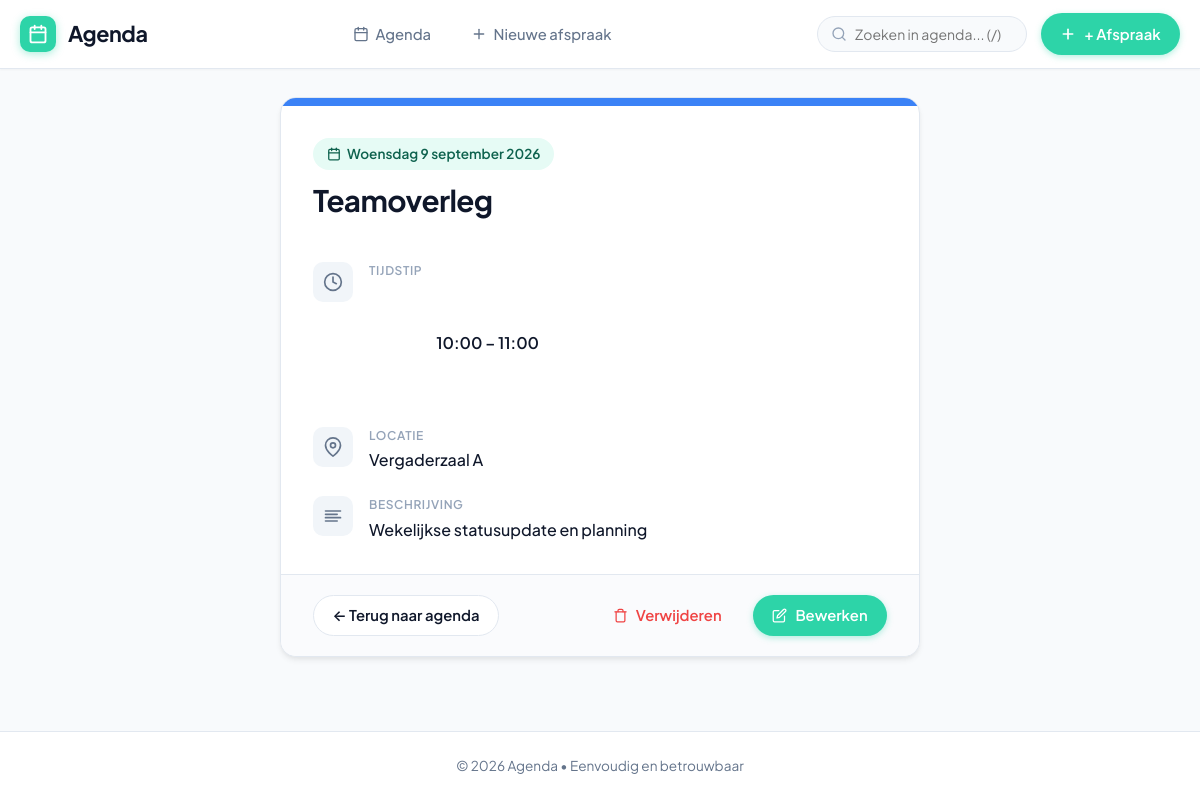
Screenshot of /event/4 with the database file from the repository.
### tables this page shows
CREATE TABLE events (
    id INTEGER PRIMARY KEY AUTOINCREMENT,
    title TEXT NOT NULL,
    description TEXT,
    event_date TEXT NOT NULL,
    start_time TEXT NOT NULL,
    end_time TEXT,
    location TEXT,
    color TEXT DEFAULT '#2DD4A8',
    created_at TEXT NOT NULL
, end_date TEXT);

### app.py (the view)
@app.route('/event/<int:event_id>')
def view_event(event_id):
    db = get_db()
    cursor = db.execute("SELECT * FROM events WHERE id = ?", (event_id,))
    event = cursor.fetchone()
    if not event:
        abort(404, description=f"Afspraak met ID {event_id} is niet gevonden.")
    if request.headers.get('X-Requested-With') == 'XMLHttpRequest' or request.args.get('format') == 'json':
        ev_dict = dict(event)
        ev_dict['formatted_date'] = event_date_full_range(ev_dict)
        return jsonify(ev_dict)
    return render_template('event.html', event=event)

### app.py (called while the page is built)
def get_db():
    if 'db' not in g:
        g.db = sqlite3.connect(DATABASE)
        g.db.row_factory = sqlite3.Row
        g.db.execute("PRAGMA foreign_keys = ON")
        g.db.execute("PRAGMA busy_timeout = 3000")
    return g.db

@app.before_request
def csrf_protect():
    if '_csrf_token' not in session:
        session['_csrf_token'] = secrets.token_hex(24)
    if request.method == 'POST':
        token = request.form.get('csrf_token') or request.headers.get('X-CSRFToken')
        if not token or token != session.get('_csrf_token'):
            abort(400, description="Ongeldig of ontbrekend CSRF-beveiligingstoken.")

@app.context_processor
def inject_globals():
    def csrf_token():
        if '_csrf_token' not in session:
            session['_csrf_token'] = secrets.token_hex(24)
        return session['_csrf_token']
    return {
        'csrf_token': csrf_token,
        'today_date': date.today(),
        'preset_colors': PRESET_COLORS,
        'dutch_days_short': DUTCH_DAYS_SHORT
    }

@app.template_filter('dutch_date')
def dutch_date_filter(val):
    if not val:
        return ""
    if isinstance(val, str):
        try:
            d = datetime.strptime(val, "%Y-%m-%d").date()
        except ValueError:
            return val
    elif isinstance(val, (datetime, date)):
        d = val if isinstance(val, date) else val.date()
    else:
        return str(val)
    weekday_name = DUTCH_DAYS[d.weekday()]
    month_name = DUTCH_MONTHS[d.month].lower()
    return f"{weekday_name} {d.day} {month_name} {d.year}"

@app.template_filter('event_date_full_range')
def event_date_full_range(ev):
    if not ev:
        return ""
    start_d = ev['event_date'] if isinstance(ev, (dict, sqlite3.Row)) else getattr(ev, 'event_date', '')
    end_d = ev['end_date'] if isinstance(ev, (dict, sqlite3.Row)) else getattr(ev, 'end_date', None)
    if not end_d or end_d == start_d:
        return dutch_date_filter(start_d)
    return f"{dutch_date_filter(start_d)} t/m {dutch_date_filter(end_d)}"

### templates/event.html (shortened to what this page needs)
{% extends "base.html" %}
{% block content %}
<div class="card detail-card">
    <div class="detail-badge-strip" style="background-color: {{ event.color or '#2DD4A8' }};"></div>
    <div class="detail-header">
        <div class="detail-meta-row">
            <span class="detail-date-badge">
                {{ event|event_date_full_range }}
            </span>
        </div>
        <h1 class="detail-title">{{ event.title }}</h1>
    </div>
    <div class="detail-body">
        <div class="detail-item">
            <div class="detail-icon-wrap">
                <svg width="20" height="20" viewBox="0 0 24 24" fill="none" stroke="currentColor" stroke-width="2" stroke-linecap="round" stroke-linejoin="round">
                    <circle cx="12" cy="12" r="10"></circle>
                    <polyline points="12 6 12 12 16 14"></polyline>
                </svg>
            </div>
            <div class="detail-item-content">
                <div class="detail-item-label">Tijdstip</div>
                <div class="detail-item-text" style="font-weight: 600;">
                    {% if event.start_time %}
                        {{ event.start_time }}{% if event.end_time %} &ndash; {{ event.end_time }}{% endif %}
                    {% else %}
                        Hele dag
                    {% endif %}
                </div>
            </div>
        </div>
        {% if event.location %}
            <div class="detail-item">
                <div class="detail-icon-wrap">
                    <svg width="20" height="20" viewBox="0 0 24 24" fill="none" stroke="currentColor" stroke-width="2" stroke-linecap="round" stroke-linejoin="round">
                        <path d="M21 10c0 7-9 13-9 13s-9-6-9-13a9 9 0 0 1 18 0z"></path>
                        <circle cx="12" cy="10" r="3"></circle>
                    </svg>
                </div>
                <div class="detail-item-content">
                    <div class="detail-item-label">Locatie</div>
                    <div class="detail-item-text">{{ event.location }}</div>
                </div>
            </div>
        {% endif %}
        {% if event.description %}
            <div class="detail-item">
                <div class="detail-icon-wrap">
                </div>
                <div class="detail-item-content">
                    <div class="detail-item-label">Beschrijving</div>
                    <div class="detail-item-text">{{ event.description }}</div>
                </div>
            </div>
        {% endif %}
    </div>
    <div class="detail-actions">
        <a href="{{ url_for('index') }}" class="btn btn-outline" id="btn-back">
            &larr; Terug naar agenda
        </a>
        <div style="display: flex; gap: 0.75rem; align-items: center;">
            <form action="{{ url_for('delete_event', event_id=event.id) }}" method="POST" class="delete-event-form" data-event-title="{{ event.title }}">
                <button type="submit" class="btn btn-ghost" style="color: var(--danger);" id="btn-delete">
                    <svg width="15" height="15" viewBox="0 0 24 24" fill="none" stroke="currentColor" stroke-width="2" stroke-linecap="round" stroke-linejoin="round">
                        <polyline points="3 6 5 6 21 6"></polyline>
                        <path d="M19 6v14a2 2 0 0 1-2 2H7a2 2 0 0 1-2-2V6m3 0V4a2 2 0 0 1 2-2h4a2 2 0 0 1 2 2v2"></path>
                    </svg>
                    Verwijderen
                </button>
            </form>
            <a href="{{ url_for('edit_event', event_id=event.id) }}" class="btn btn-primary" id="btn-edit">
                <svg width="15" height="15" viewBox="0 0 24 24" fill="none" stroke="currentColor" stroke-width="2" stroke-linecap="round" stroke-linejoin="round">
                    <path d="M11 4H4a2 2 0 0 0-2 2v14a2 2 0 0 0 2 2h14a2 2 0 0 0 2-2v-7"></path>
                    <path d="M18.5 2.5a2.121 2.121 0 0 1 3 3L12 15l-4 1 1-4 9.5-9.5z"></path>
                </svg>
                Bewerken
            </a>
        </div>
    </div>
</div>
{% endblock %}

### static/css/style.css (style rules this page uses)
:root { --primary: #2DD4A8; --primary-hover: #22B891; --primary-light: #E6FBF5; --primary-focus: rgba(45, 212, 168, 0.25); --primary-text: #0E624E; --bg: #F8FAFC; --surface: #FFFFFF; --surface-hover: #F1F5F9; --border: #E2E8F0; --border-light: #F1F5F9; --text-main: #0F172A; --text-muted: #64748B; --text-light: #94A3B8; --danger: #EF4444; --danger-light: #FEF2F2; --danger-hover: #DC2626; --success: #10B981; --success-light: #ECFDF5; --info: #3B82F6; --info-light: #EFF6FF; --radius-sm: 6px; --radius-md: 10px; --radius-lg: 16px; --radius-full: 9999px; --shadow-xs: 0 1px 2px rgba(0, 0, 0, 0.04); --shadow-sm: 0 1px 3px rgba(0, 0, 0, 0.06), 0 1px 2px rgba(0, 0, 0, 0.04); --shadow-md: 0 4px 6px -1px rgba(0, 0, 0, 0.07), 0 2px 4px -1px rgba(0, 0, 0, 0.04); --shadow-lg: 0 10px 15px -3px rgba(0, 0, 0, 0.08), 0 4px 6px -2px rgba(0, 0, 0, 0.04); --shadow-popup: 0 20px 25px -5px rgba(0, 0, 0, 0.1), 0 10px 10px -5px rgba(0, 0, 0, 0.04); --font-family: 'Plus Jakarta Sans', system-ui, -apple-system, BlinkMacSystemFont, 'Segoe UI', Roboto, sans-serif; --transition: all 0.2s cubic-bezier(0.16, 1, 0.3, 1); }
*, *::before, *::after { box-sizing: border-box; margin: 0; padding: 0; }
html { font-size: 16px; scroll-behavior: smooth; }
body { font-family: var(--font-family); background-color: var(--bg); color: var(--text-main); line-height: 1.5; min-height: 100vh; display: flex; flex-direction: column; -webkit-font-smoothing: antialiased; }
.btn { display: inline-flex; align-items: center; justify-content: center; gap: 0.5rem; padding: 0.55rem 1.15rem; border-radius: var(--radius-full); font-size: 0.925rem; font-weight: 600; font-family: inherit; text-decoration: none; cursor: pointer; border: 1px solid transparent; transition: var(--transition); white-space: nowrap; }
.btn-primary { background: var(--primary); color: #FFFFFF; box-shadow: 0 2px 6px rgba(45, 212, 168, 0.35); }
.btn-outline { background: var(--surface); color: var(--text-main); border-color: var(--border); }
.btn-ghost { background: transparent; color: var(--text-muted); }
.card { background: var(--surface); border-radius: var(--radius-lg); border: 1px solid var(--border); box-shadow: var(--shadow-md); overflow: hidden; }
.detail-card { max-width: 640px; margin: 0 auto; }
.detail-badge-strip { height: 8px; background: var(--primary); }
.detail-header { padding: 2rem 2rem 1.25rem 2rem; }
.detail-meta-row { display: flex; align-items: center; gap: 1rem; margin-bottom: 0.5rem; }
.detail-date-badge { display: inline-flex; align-items: center; gap: 0.4rem; padding: 0.35rem 0.85rem; background: var(--primary-light); color: var(--primary-text); font-size: 0.85rem; font-weight: 600; border-radius: var(--radius-full); }
.detail-title { font-size: 1.85rem; font-weight: 700; letter-spacing: -0.02em; color: var(--text-main); margin-top: 0.5rem; }
.detail-body { padding: 1.25rem 2rem 2rem 2rem; display: flex; flex-direction: column; gap: 1.5rem; }
.detail-item { display: flex; align-items: flex-start; gap: 1rem; }
.detail-icon-wrap { width: 40px; height: 40px; border-radius: var(--radius-md); background: var(--surface-hover); display: flex; align-items: center; justify-content: center; color: var(--text-muted); flex-shrink: 0; }
.detail-item-content { flex: 1; }
.detail-item-label { font-size: 0.75rem; text-transform: uppercase; font-weight: 600; letter-spacing: 0.05em; color: var(--text-light); margin-bottom: 0.2rem; }
.detail-item-text { font-size: 1rem; font-weight: 500; color: var(--text-main); white-space: pre-wrap; }
.detail-actions { display: flex; align-items: center; justify-content: space-between; padding: 1.25rem 2rem; background: #FAFBFD; border-top: 1px solid var(--border); }

### rows the page displays
events: title "Teamoverleg", start_time "10:00", end_time "11:00", location "Vergaderzaal A", description "Wekelijkse statusupdate en planning"

### other values shown
{{ event|event_date_full_range }} "Woensdag 9 september 2026"
